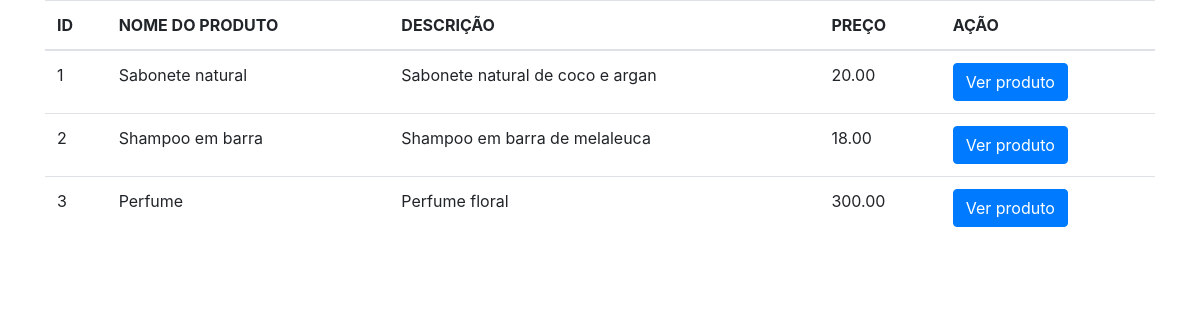
/indexProduto.php, run on the app's committed database.
### tables this page shows
create table produtos (
	id int auto_increment primary key not null,
    nome varchar(50) not null,
    descricao varchar(500),
    preco decimal(7,2),
    foto varchar(50) not null
);

### indexProduto.php (the view, shortened to what this page needs)
<?php
    include('./includes/dbc.php');
    $query = $dbc->prepare("SELECT *
                                FROM produtos;");
    $query->execute();
    $produtos = $query->fetchAll(PDO::FETCH_ASSOC);
?>
<!DOCTYPE html>
<html lang="pt-br">
<head>
    <link rel="stylesheet" href="https://stackpath.bootstrapcdn.com/bootstrap/4.3.1/css/bootstrap.min.css">
</head>
<body>
    <main class="container">
        <table class="table">
            <thead>
                <tr>
                    <th>ID</th>
                    <th>NOME DO PRODUTO</th>
                    <th>DESCRIÇÃO</th>
                    <th>PREÇO</th>
                    <th>AÇÃO</th>
                </tr>
            </thead>
            <tbody>
                <?php foreach ($produtos as $produto) : ?>
                    <tr>
                        <td><?= $produto['id'] ?></td>
                        <td><?= $produto['nome'] ?></td>
                        <td><?= $produto['descricao'] ?></td>
                        <td><?= $produto['preco'] ?></td>
                        <td><a href="showProduto.php?id=<?= $produto['id'] ?>" class="btn btn-primary">Ver produto</a></td>
                    </tr>
                <?php endforeach; ?>
            </tbody>
        </table>
    </main>
</body>
</html>

### data on the page
produtos: id "1", nome "Sabonete natural", descricao "Sabonete natural de coco e argan", preco "20.00"
produtos: id "2", nome "Shampoo em barra", descricao "Shampoo em barra de melaleuca", preco "18.00"
produtos: id "3", nome "Perfume", descricao "Perfume floral", preco "300.00"
